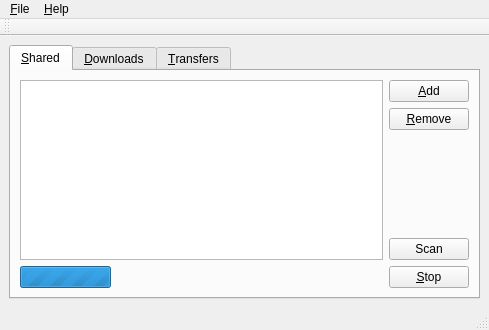
<?xml version="1.0" encoding="UTF-8"?>
<ui version="4.0">
 <class>main_window</class>
 <widget class="QMainWindow" name="main_window">
  <property name="geometry">
   <rect>
    <x>0</x>
    <y>0</y>
    <width>489</width>
    <height>330</height>
   </rect>
  </property>
  <property name="windowTitle">
   <string>MainWindow</string>
  </property>
  <widget class="QWidget" name="centralwidget">
   <layout class="QVBoxLayout" name="verticalLayout">
    <item>
     <widget class="QTabWidget" name="tabWidget">
      <property name="currentIndex">
       <number>0</number>
      </property>
      <widget class="QWidget" name="shared_files_tab">
       <attribute name="title">
        <string>&amp;Shared</string>
       </attribute>
       <layout class="QGridLayout" name="gridLayout">
        <item row="1" column="0" colspan="2">
         <layout class="QHBoxLayout" name="shared_files_scan_layout">
          <item>
           <widget class="QProgressBar" name="shared_files_progress_bar">
            <property name="sizePolicy">
             <sizepolicy hsizetype="Minimum" vsizetype="Fixed">
              <horstretch>0</horstretch>
              <verstretch>0</verstretch>
             </sizepolicy>
            </property>
            <property name="maximum">
             <number>0</number>
            </property>
            <property name="value">
             <number>0</number>
            </property>
           </widget>
          </item>
          <item>
           <widget class="QLabel" name="shared_files_scan_label">
            <property name="sizePolicy">
             <sizepolicy hsizetype="MinimumExpanding" vsizetype="Preferred">
              <horstretch>0</horstretch>
              <verstretch>0</verstretch>
             </sizepolicy>
            </property>
            <property name="text">
             <string notr="true"/>
            </property>
            <property name="wordWrap">
             <bool>true</bool>
            </property>
           </widget>
          </item>
          <item>
           <widget class="QPushButton" name="shared_files_scan_stop_button">
            <property name="sizePolicy">
             <sizepolicy hsizetype="Minimum" vsizetype="Fixed">
              <horstretch>0</horstretch>
              <verstretch>0</verstretch>
             </sizepolicy>
            </property>
            <property name="text">
             <string>&amp;Stop</string>
            </property>
           </widget>
          </item>
         </layout>
        </item>
        <item row="0" column="1">
         <layout class="QVBoxLayout" name="verticalLayout_2">
          <item>
           <widget class="QPushButton" name="shared_files_add_button">
            <property name="text">
             <string>&amp;Add</string>
            </property>
           </widget>
          </item>
          <item>
           <widget class="QPushButton" name="shared_files_remove_button">
            <property name="text">
             <string>&amp;Remove</string>
            </property>
           </widget>
          </item>
          <item>
           <spacer name="verticalSpacer">
            <property name="orientation">
             <enum>Qt::Vertical</enum>
            </property>
            <property name="sizeHint" stdset="0">
             <size>
              <width>20</width>
              <height>40</height>
             </size>
            </property>
           </spacer>
          </item>
          <item>
           <widget class="QPushButton" name="shared_files_scan_button">
            <property name="text">
             <string>Scan</string>
            </property>
           </widget>
          </item>
         </layout>
        </item>
        <item row="0" column="0">
         <widget class="QTableView" name="shared_files_table_view">
          <attribute name="horizontalHeaderShowSortIndicator" stdset="0">
           <bool>false</bool>
          </attribute>
          <attribute name="horizontalHeaderStretchLastSection">
           <bool>true</bool>
          </attribute>
          <attribute name="verticalHeaderVisible">
           <bool>false</bool>
          </attribute>
          <attribute name="verticalHeaderShowSortIndicator" stdset="0">
           <bool>false</bool>
          </attribute>
         </widget>
        </item>
       </layout>
      </widget>
      <widget class="QWidget" name="downlaods_tab">
       <attribute name="title">
        <string>&amp;Downloads</string>
       </attribute>
       <layout class="QVBoxLayout" name="verticalLayout_3">
        <item>
         <widget class="QLabel" name="label_2">
          <property name="text">
           <string>TextLabel</string>
          </property>
         </widget>
        </item>
       </layout>
      </widget>
      <widget class="QWidget" name="transfers_tab">
       <attribute name="title">
        <string>&amp;Transfers</string>
       </attribute>
       <layout class="QVBoxLayout" name="verticalLayout_4">
        <item>
         <widget class="QTableView" name="transfers_table_view"/>
        </item>
       </layout>
      </widget>
     </widget>
    </item>
   </layout>
  </widget>
  <widget class="QMenuBar" name="main_menu_bar">
   <property name="geometry">
    <rect>
     <x>0</x>
     <y>0</y>
     <width>489</width>
     <height>28</height>
    </rect>
   </property>
   <widget class="QMenu" name="menu_File">
    <property name="title">
     <string>&amp;File</string>
    </property>
    <addaction name="quit_action"/>
   </widget>
   <widget class="QMenu" name="menu_Help">
    <property name="title">
     <string>&amp;Help</string>
    </property>
    <addaction name="about_action"/>
   </widget>
   <addaction name="menu_File"/>
   <addaction name="menu_Help"/>
  </widget>
  <widget class="QStatusBar" name="main_status_bar"/>
  <widget class="QToolBar" name="toolBar">
   <property name="windowTitle">
    <string>toolBar</string>
   </property>
   <attribute name="toolBarArea">
    <enum>TopToolBarArea</enum>
   </attribute>
   <attribute name="toolBarBreak">
    <bool>false</bool>
   </attribute>
  </widget>
  <action name="about_action">
   <property name="text">
    <string>&amp;About</string>
   </property>
  </action>
  <action name="quit_action">
   <property name="text">
    <string>&amp;Quit</string>
   </property>
  </action>
 </widget>
 <resources/>
 <connections/>
</ui>
